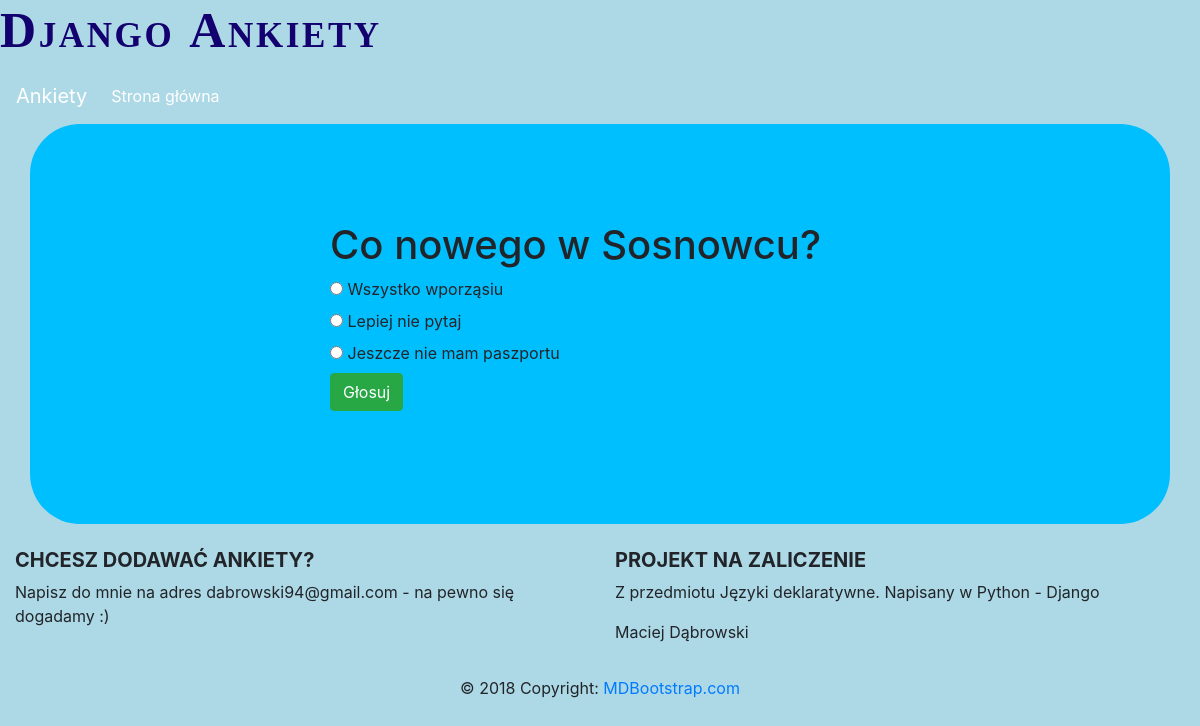
The app's page /ankiety/2/ with its own data.
### ankiety/models.py (models this page shows, shortened)
class Question(models.Model):
    question_text = models.CharField(max_length=200)
    pub_date = models.DateTimeField('data publikacji')
    def was_published_recently(self):
        now = timezone.now()
        return now - datetime.timedelta(days=1) <= self.pub_date <= now
    was_published_recently.admin_order_field = 'pub_date'
    was_published_recently.boolean = True
    was_published_recently.short_description = 'Opublikowane ostatnio?'

class Choice(models.Model):
    question = models.ForeignKey(Question, on_delete=models.CASCADE)
    choice_text = models.CharField(max_length=200)
    votes = models.IntegerField(default=0)

### ankiety/views.py (the view)
# urls.py: path('<int:pk>/', views.DetailView.as_view(), name='detail'),
class DetailView(generic.DetailView):
    model = Question
    template_name = 'ankiety/detail.html'

### ankiety/templates/ankiety/detail.html (shortened to what this page needs)
{% extends "ankiety/base.html" %}
{% load crispy_forms_tags %}
{% block content %}
  <h1>{{ question.question_text }}</h1>
  <form action="{% url 'ankiety:vote' question.id %}" method="post">
    {% for choice in question.choice_set.all %}
        <input type="radio" name="choice" id="choice{{ forloop.counter }}" value="{{ choice.id }}">
        <label for="choice{{ forloop.counter }}">{{ choice.choice_text }}</label><br>
    {% endfor %}
    <input type="submit" class="btn btn-success" value="Głosuj">
  </form>
{% endblock %}

### ankiety/static/ankiety/style.css (style rules this page uses)
body { background-color: lightblue; }

### records on screen
Question: question_text "Co nowego w Sosnowcu?"
Choice: choice_text "Wszystko wporząsiu"
Choice: choice_text "Lepiej nie pytaj"
Choice: choice_text "Jeszcze nie mam paszportu"
